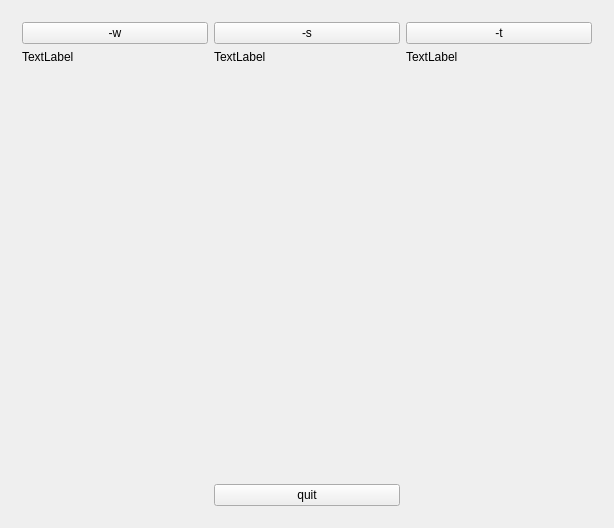
<?xml version="1.0" encoding="UTF-8"?>
<ui version="4.0">
 <class>MainWindow</class>
 <widget class="QMainWindow" name="MainWindow">
  <property name="geometry">
   <rect>
    <x>0</x>
    <y>0</y>
    <width>614</width>
    <height>528</height>
   </rect>
  </property>
  <property name="windowTitle">
   <string>bin_game</string>
  </property>
  <widget class="QWidget" name="centralWidget">
   <property name="enabled">
    <bool>true</bool>
   </property>
   <layout class="QGridLayout" name="gridLayout" rowstretch="0">
    <item row="0" column="0">
     <widget class="QStackedWidget" name="stackedWidget">
      <property name="currentIndex">
       <number>0</number>
      </property>
      <widget class="QWidget" name="startpage">
       <layout class="QGridLayout" name="gridLayout_3">
        <item row="0" column="1">
         <layout class="QVBoxLayout" name="verticalLayout_5">
          <item>
           <widget class="QPushButton" name="scoreButton">
            <property name="cursor">
             <cursorShape>PointingHandCursor</cursorShape>
            </property>
            <property name="text">
             <string>-s</string>
            </property>
           </widget>
          </item>
          <item>
           <widget class="QLabel" name="label_7">
            <property name="text">
             <string>TextLabel</string>
            </property>
           </widget>
          </item>
          <item>
           <spacer name="verticalSpacer_2">
            <property name="orientation">
             <enum>Qt::Vertical</enum>
            </property>
            <property name="sizeHint" stdset="0">
             <size>
              <width>20</width>
              <height>40</height>
             </size>
            </property>
           </spacer>
          </item>
         </layout>
        </item>
        <item row="0" column="2">
         <layout class="QVBoxLayout" name="verticalLayout_4">
          <item>
           <widget class="QPushButton" name="timeButton">
            <property name="cursor">
             <cursorShape>PointingHandCursor</cursorShape>
            </property>
            <property name="text">
             <string>-t</string>
            </property>
           </widget>
          </item>
          <item>
           <widget class="QLabel" name="label_8">
            <property name="text">
             <string>TextLabel</string>
            </property>
           </widget>
          </item>
          <item>
           <spacer name="verticalSpacer_3">
            <property name="orientation">
             <enum>Qt::Vertical</enum>
            </property>
            <property name="sizeHint" stdset="0">
             <size>
              <width>20</width>
              <height>40</height>
             </size>
            </property>
           </spacer>
          </item>
         </layout>
        </item>
        <item row="0" column="0">
         <layout class="QVBoxLayout" name="verticalLayout_6">
          <item>
           <widget class="QPushButton" name="winButton">
            <property name="cursor">
             <cursorShape>PointingHandCursor</cursorShape>
            </property>
            <property name="text">
             <string>-w</string>
            </property>
           </widget>
          </item>
          <item>
           <widget class="QLabel" name="label_6">
            <property name="text">
             <string>TextLabel</string>
            </property>
           </widget>
          </item>
          <item>
           <spacer name="verticalSpacer">
            <property name="orientation">
             <enum>Qt::Vertical</enum>
            </property>
            <property name="sizeHint" stdset="0">
             <size>
              <width>20</width>
              <height>40</height>
             </size>
            </property>
           </spacer>
          </item>
         </layout>
        </item>
        <item row="1" column="1">
         <widget class="QPushButton" name="quitButton">
          <property name="cursor">
           <cursorShape>PointingHandCursor</cursorShape>
          </property>
          <property name="text">
           <string>quit</string>
          </property>
         </widget>
        </item>
       </layout>
      </widget>
      <widget class="QWidget" name="inputpage">
       <layout class="QGridLayout" name="gridLayout_2" rowstretch="0,0,0" columnstretch="0" rowminimumheight="0,0,0">
        <item row="2" column="0">
         <layout class="QHBoxLayout" name="horizontalLayout_2" stretch="2,3,2">
          <item>
           <spacer name="horizontalSpacer">
            <property name="orientation">
             <enum>Qt::Horizontal</enum>
            </property>
            <property name="sizeHint" stdset="0">
             <size>
              <width>0</width>
              <height>0</height>
             </size>
            </property>
           </spacer>
          </item>
          <item>
           <widget class="QPushButton" name="playButton">
            <property name="cursor">
             <cursorShape>PointingHandCursor</cursorShape>
            </property>
            <property name="acceptDrops">
             <bool>false</bool>
            </property>
            <property name="styleSheet">
             <string notr="true">background-color: rgb(170, 0, 0);
color: rgb(255, 255, 255);</string>
            </property>
            <property name="text">
             <string>PLAY</string>
            </property>
           </widget>
          </item>
          <item>
           <spacer name="horizontalSpacer_2">
            <property name="orientation">
             <enum>Qt::Horizontal</enum>
            </property>
            <property name="sizeHint" stdset="0">
             <size>
              <width>0</width>
              <height>0</height>
             </size>
            </property>
           </spacer>
          </item>
         </layout>
        </item>
        <item row="1" column="0">
         <layout class="QHBoxLayout" name="horizontalLayout">
          <item>
           <spacer name="horizontalSpacer_4">
            <property name="orientation">
             <enum>Qt::Horizontal</enum>
            </property>
            <property name="sizeHint" stdset="0">
             <size>
              <width>40</width>
              <height>20</height>
             </size>
            </property>
           </spacer>
          </item>
          <item>
           <widget class="QLabel" name="label">
            <property name="text">
             <string>Choose the size of game desk: </string>
            </property>
            <property name="alignment">
             <set>Qt::AlignRight|Qt::AlignTrailing|Qt::AlignVCenter</set>
            </property>
           </widget>
          </item>
          <item>
           <widget class="QSpinBox" name="spinBox">
            <property name="minimum">
             <number>3</number>
            </property>
            <property name="maximum">
             <number>16</number>
            </property>
           </widget>
          </item>
          <item>
           <spacer name="horizontalSpacer_3">
            <property name="orientation">
             <enum>Qt::Horizontal</enum>
            </property>
            <property name="sizeHint" stdset="0">
             <size>
              <width>40</width>
              <height>20</height>
             </size>
            </property>
           </spacer>
          </item>
         </layout>
        </item>
       </layout>
      </widget>
      <widget class="QWidget" name="timeInputpage">
       <layout class="QGridLayout" name="gridLayout_5">
        <item row="6" column="0">
         <layout class="QHBoxLayout" name="horizontalLayout_4" stretch="2,3,2">
          <item>
           <spacer name="horizontalSpacer_6">
            <property name="orientation">
             <enum>Qt::Horizontal</enum>
            </property>
            <property name="sizeHint" stdset="0">
             <size>
              <width>0</width>
              <height>0</height>
             </size>
            </property>
           </spacer>
          </item>
          <item>
           <widget class="QPushButton" name="playButton2">
            <property name="cursor">
             <cursorShape>PointingHandCursor</cursorShape>
            </property>
            <property name="styleSheet">
             <string notr="true">background-color: rgb(170, 0, 0);
color: rgb(255, 255, 255);</string>
            </property>
            <property name="text">
             <string>PLAY</string>
            </property>
           </widget>
          </item>
          <item>
           <spacer name="horizontalSpacer_5">
            <property name="orientation">
             <enum>Qt::Horizontal</enum>
            </property>
            <property name="sizeHint" stdset="0">
             <size>
              <width>0</width>
              <height>0</height>
             </size>
            </property>
           </spacer>
          </item>
         </layout>
        </item>
        <item row="4" column="0">
         <widget class="QLabel" name="label_3">
          <property name="text">
           <string>How many minutes you want to play?</string>
          </property>
         </widget>
        </item>
        <item row="3" column="0">
         <widget class="QSpinBox" name="spinBox_3">
          <property name="minimum">
           <number>3</number>
          </property>
          <property name="maximum">
           <number>16</number>
          </property>
         </widget>
        </item>
        <item row="5" column="0">
         <widget class="QSpinBox" name="spinBox_2">
          <property name="minimum">
           <number>3</number>
          </property>
          <property name="maximum">
           <number>16</number>
          </property>
         </widget>
        </item>
        <item row="7" column="0">
         <spacer name="verticalSpacer_4">
          <property name="orientation">
           <enum>Qt::Vertical</enum>
          </property>
          <property name="sizeHint" stdset="0">
           <size>
            <width>20</width>
            <height>40</height>
           </size>
          </property>
         </spacer>
        </item>
        <item row="2" column="0">
         <widget class="QLabel" name="label_2">
          <property name="text">
           <string>Choose the size of game desk: </string>
          </property>
         </widget>
        </item>
       </layout>
      </widget>
      <widget class="QWidget" name="winInputpage">
       <layout class="QGridLayout" name="gridLayout_6">
        <item row="4" column="0">
         <layout class="QHBoxLayout" name="horizontalLayout_3" stretch="2,3,2">
          <item>
           <spacer name="horizontalSpacer_7">
            <property name="orientation">
             <enum>Qt::Horizontal</enum>
            </property>
            <property name="sizeHint" stdset="0">
             <size>
              <width>0</width>
              <height>0</height>
             </size>
            </property>
           </spacer>
          </item>
          <item>
           <widget class="QPushButton" name="playButton3">
            <property name="cursor">
             <cursorShape>PointingHandCursor</cursorShape>
            </property>
            <property name="styleSheet">
             <string notr="true">background-color: rgb(170, 0, 0);
color: rgb(255, 255, 255);</string>
            </property>
            <property name="text">
             <string>PLAY</string>
            </property>
           </widget>
          </item>
          <item>
           <spacer name="horizontalSpacer_8">
            <property name="orientation">
             <enum>Qt::Horizontal</enum>
            </property>
            <property name="sizeHint" stdset="0">
             <size>
              <width>0</width>
              <height>0</height>
             </size>
            </property>
           </spacer>
          </item>
         </layout>
        </item>
        <item row="0" column="0">
         <widget class="QLabel" name="label_4">
          <property name="text">
           <string>Choose the size of game desk: </string>
          </property>
         </widget>
        </item>
        <item row="2" column="0">
         <widget class="QLabel" name="label_5">
          <property name="text">
           <string>What score you want to finish the game?</string>
          </property>
         </widget>
        </item>
        <item row="1" column="0">
         <widget class="QSpinBox" name="spinBox_4">
          <property name="minimum">
           <number>3</number>
          </property>
          <property name="maximum">
           <number>16</number>
          </property>
         </widget>
        </item>
        <item row="3" column="0">
         <widget class="QSpinBox" name="spinBox_5">
          <property name="minimum">
           <number>3</number>
          </property>
          <property name="maximum">
           <number>16</number>
          </property>
         </widget>
        </item>
        <item row="5" column="0">
         <spacer name="verticalSpacer_5">
          <property name="orientation">
           <enum>Qt::Vertical</enum>
          </property>
          <property name="sizeHint" stdset="0">
           <size>
            <width>20</width>
            <height>40</height>
           </size>
          </property>
         </spacer>
        </item>
       </layout>
      </widget>
      <widget class="QWidget" name="gamepage">
       <layout class="QGridLayout" name="gridLayout_4">
        <item row="0" column="0">
         <layout class="QVBoxLayout" name="verticalLayout">
          <item>
           <widget class="QTableView" name="gameBoard"/>
          </item>
         </layout>
        </item>
       </layout>
      </widget>
      <widget class="QWidget" name="resultpage">
       <layout class="QGridLayout" name="gridLayout_7">
        <item row="1" column="1">
         <widget class="QPushButton" name="endButton">
          <property name="cursor">
           <cursorShape>PointingHandCursor</cursorShape>
          </property>
          <property name="styleSheet">
           <string notr="true">background-color: rgb(170, 0, 0);
color: rgb(255, 255, 255);</string>
          </property>
          <property name="text">
           <string>OK</string>
          </property>
         </widget>
        </item>
        <item row="1" column="0">
         <spacer name="horizontalSpacer_9">
          <property name="orientation">
           <enum>Qt::Horizontal</enum>
          </property>
         </spacer>
        </item>
        <item row="1" column="2">
         <spacer name="horizontalSpacer_10">
          <property name="orientation">
           <enum>Qt::Horizontal</enum>
          </property>
         </spacer>
        </item>
        <item row="0" column="0" colspan="3">
         <layout class="QVBoxLayout" name="verticalLayout_3">
          <item>
           <layout class="QHBoxLayout" name="horizontalLayout_5">
            <item>
             <spacer name="horizontalSpacer_11">
              <property name="orientation">
               <enum>Qt::Horizontal</enum>
              </property>
             </spacer>
            </item>
            <item>
             <widget class="QLabel" name="resultLabel">
              <property name="text">
               <string/>
              </property>
             </widget>
            </item>
            <item>
             <spacer name="horizontalSpacer_12">
              <property name="orientation">
               <enum>Qt::Horizontal</enum>
              </property>
             </spacer>
            </item>
           </layout>
          </item>
          <item>
           <layout class="QHBoxLayout" name="horizontalLayout_6">
            <item>
             <spacer name="horizontalSpacer_13">
              <property name="orientation">
               <enum>Qt::Horizontal</enum>
              </property>
             </spacer>
            </item>
            <item>
             <widget class="QLabel" name="scoreLabel">
              <property name="text">
               <string/>
              </property>
             </widget>
            </item>
            <item>
             <spacer name="horizontalSpacer_14">
              <property name="orientation">
               <enum>Qt::Horizontal</enum>
              </property>
             </spacer>
            </item>
           </layout>
          </item>
          <item>
           <layout class="QHBoxLayout" name="horizontalLayout_7">
            <item>
             <spacer name="horizontalSpacer_15">
              <property name="orientation">
               <enum>Qt::Horizontal</enum>
              </property>
             </spacer>
            </item>
            <item>
             <widget class="QLabel" name="stepLabel">
              <property name="text">
               <string/>
              </property>
             </widget>
            </item>
            <item>
             <spacer name="horizontalSpacer_16">
              <property name="orientation">
               <enum>Qt::Horizontal</enum>
              </property>
             </spacer>
            </item>
           </layout>
          </item>
         </layout>
        </item>
       </layout>
      </widget>
     </widget>
    </item>
   </layout>
  </widget>
 </widget>
 <layoutdefault spacing="6" margin="11"/>
 <resources/>
 <connections/>
</ui>
